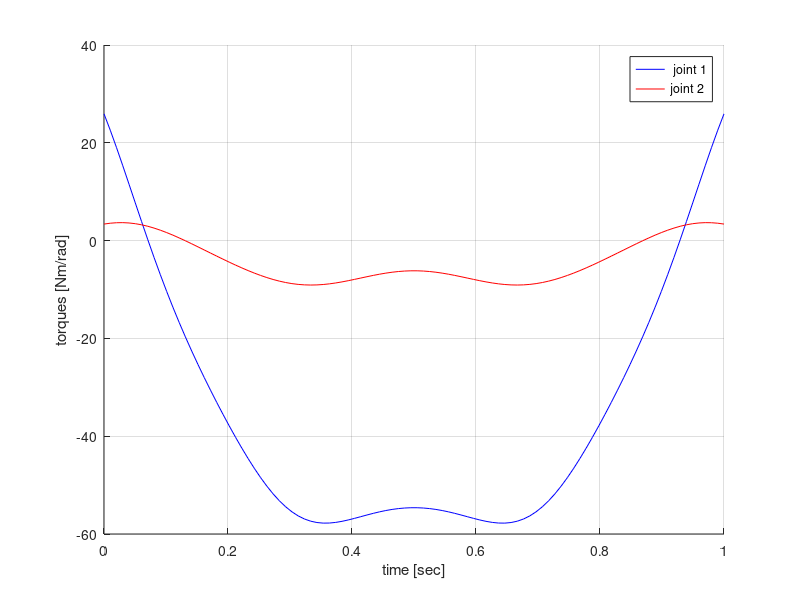
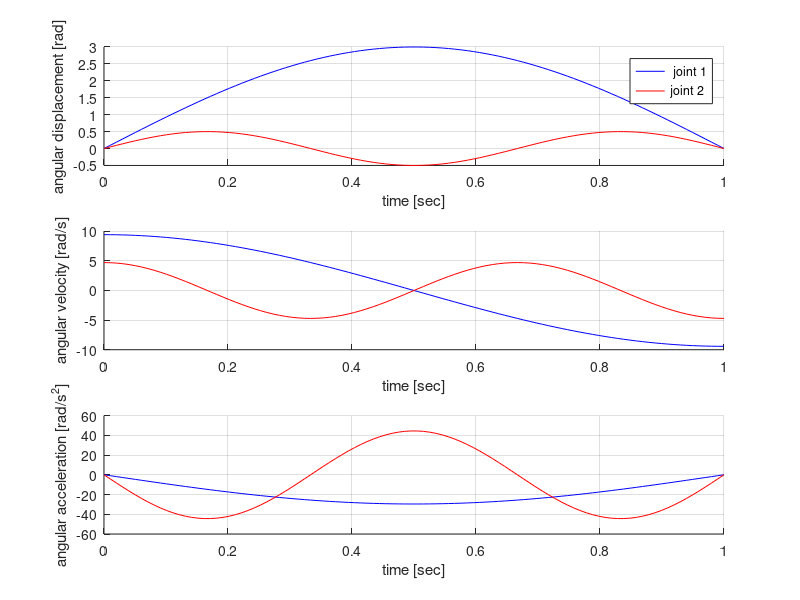
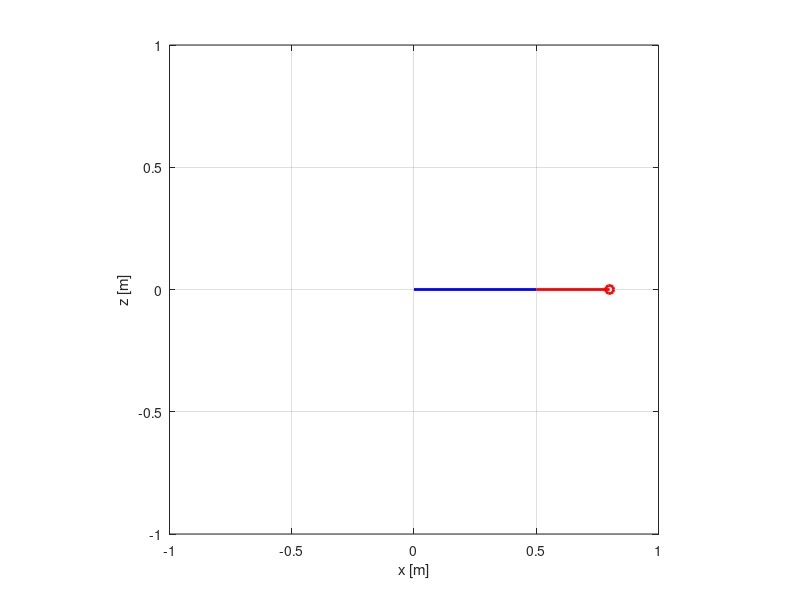

Recreate these plots in MATLAB, in order.
  %%%%%%%%%%%%%%%%%%%%%%%%%%%%%%%%%%%%%%%%%%%%%%%%%%%%%%%%%%%%%%%%%%%%%%%%%%
%
%    the inverse dynamics of the 2-dof planar robotic arm
%
%%%%%%%%%%%%%%%%%%%%%%%%%%%%%%%%%%%%%%%%%%%%%%%%%%%%%%%%%%%%%%%%%%%%%%%%%%

clear all; close all; clc

%%  %%%%%%%%%%%%%%%%%%%%%%%  motion profiles
%=======================  joint 1
A1 = 3; % magnitude
f1 = pi; % frequency

%=======================  joint 2
A2 = 0.5 % magnitude
f2 = 3*pi; % frequency

g = 9.801; % gravity constant

%% %%%%%%%%%%%%%%%%%%%%%%%%%%%%  link properties
%======================================  link 1
L1 = 0.5; % length [m]
c1 = L1/2; % mass center
m1 = 4.6; % mass [kg]
I1 = 1/12*m1*L1^2; % moment of inertia
%======================================  link 2
L2 = 0.3; % length [m]
c2 = L2/2; % mass center
m2 = 2.3; % mass [kg]
I2 = 1/12*m2*L2^2; % moment of inertia

%% %%%%%%%%%%%%%%%%%% dynamic simulation
%%%%%%%%%%%%%%%%%%% discrete time
T = 1; % second
N = 100; % resolution
i = 0; 
for t = linspace(0, T, N)
    %%%%%%%%%%%%%%%%%%%%%%%%%%%%%% instantaneous time
    i = i + 1; time(i) = t; 
    
    %%%%%%%%%%%%%%% Joint 1: angular displacement, velocity, acceleration
    theta_1(i) = A1*sin(f1*t); dtheta_1(i) = A1*f1*cos(f1*t); 
    ddtheta_1(i) = -A1*f1^2*sin(f1*t); 
    
    %%%%%%%%%%%%%%% Joint 1: angular displacement, velocity, acceleration
    theta_2(i) = A2*sin(f2*t); dtheta_2(i) = A2*f2*cos(f2*t);
    ddtheta_2(i) = -A2*f2^2*sin(f2*t); 
    
    %%%%%%%%%%%%%%%%%%%%%%%%%%%  coefficients of dynamic equation
    H11 = m1*c1^2 + I1 + m2*(L1^2 + c2^2 + 2*L1*c2*cos(theta_2(i))) + I2;
    H22 = m2*c2^2 + I2; 
    H12 = m2*(c2^2 + L1*c2*cos(theta_2(i))) + I2; 
    h = m2*L1*c2*sin(theta_2(i)); 
    G1 = m1*c1*g*cos(theta_1(i)) ...
        + m2*g*(c2*cos(theta_1(i) + theta_2(i)) + L1*cos(theta_1(i))); 
    G2 = m2*g*c2*cos(theta_1(i) + theta_2(i));
    
    %%%%%%%%%%%%%%%%%%%%%%%%%%%%%%%%%%%%%  actuator torques
    tau_1(i) = H11*ddtheta_1(i) + H12*ddtheta_2(i) - h*(dtheta_2(i))^2 ...
        -2*h*dtheta_1(i)*dtheta_2(i) + G1;
    tau_2(i) = H22*ddtheta_2(i) + H12*ddtheta_1(i) + h*(dtheta_1(i))^2 + G2;
    
    %%%%%%%%%%%%%%%%%%%%%%%%%%%%%%%%%%%  link positions
    %%%%%%%%%%%%%%%%%% link 1
    X1(i) = L1*cos(theta_1(i)); Y1(i) = L1*sin(theta_1(i)); 
    x1(i) = 0.5*X1(i); y1(i) = 0.5*Y1(i); 
    %%%%%%%%%%%%%%%%%% link 2
    X2(i) = X1(i) + L2*cos(theta_1(i) + theta_2(i)); 
    Y2(i) = Y1(i) + L2*sin(theta_1(i) + theta_2(i)); 
    x2(i) = X1(i) + 0.5*X2(i); Y2(i) = Y1(i) + 0.5*Y2(i); 
    
end

torque_1 = [time; tau_1]'; torque_2 = [time; tau_2]'; 

%% %%%%%%%%%%%%%%%%%%%%%%%%%%%%%%%%%% plot the motion profiles
figure(2)
clf
figure(2)
subplot(3, 1, 1)
hold on
plot(time, theta_1, 'b')
plot(time, theta_2, 'r')
hold off
legend(' joint 1', 'joint 2')
grid on; 
xlabel('time [sec]'); ylabel('angular displacement [rad]'); 
subplot(3, 1, 2)
hold on
plot(time, dtheta_1, 'b')
plot(time, dtheta_2, 'r')
hold off
grid on; 
xlabel('time [sec]'); ylabel('angular velocity [rad/s]'); 
subplot(3, 1, 3)
hold on
plot(time, ddtheta_1, 'b')
plot(time, ddtheta_2, 'r')
hold off
grid on; 
xlabel('time [sec]'); ylabel('angular acceleration [rad/s^2]'); 

%% %%%%%%%%%%%%%%%%%%%%%%%%%%%%%%%%%% plot the motor torques
figure(1)
clf
figure(1)
hold on
plot(time, tau_1, 'b')
plot(time, tau_2, 'r')
hold off
legend(' joint 1', 'joint 2')
grid on; 
xlabel('time [sec]'); ylabel('torques [Nm/rad]'); 

%% %%%%%%%%%%%%%%%%%%%%%%%%%%%%%%%  plot the link
figure(3)
clf
figure(3)
hold on 
axis equal; grid on; axis([-1 1 -1 1]); 
xlabel('x [m]'); ylabel('z [m]'); 
set(gca,'NextPlot','replaceChildren');
for j = 1 : N  
    plot(0, 0, 'ko', 'MarkerSize', 6, 'Linewidth', 2)  
    plot(X1(j), Y1(j), 'bo', 'MarkerSize', 6, 'Linewidth', 2)
    plot(X2(j), Y2(j), 'ro', 'MarkerSize', 6, 'Linewidth', 2)
    line([0 X1(j)], [0 Y1(j)], 'Color', 'b', 'Linewidth', 2); 
    line([X1(j) X2(j)], [Y1(j) Y2(j)], 'Color', 'r', 'Linewidth', 2);  
    F(j) = getframe; 
end
hold off
movie(F); 